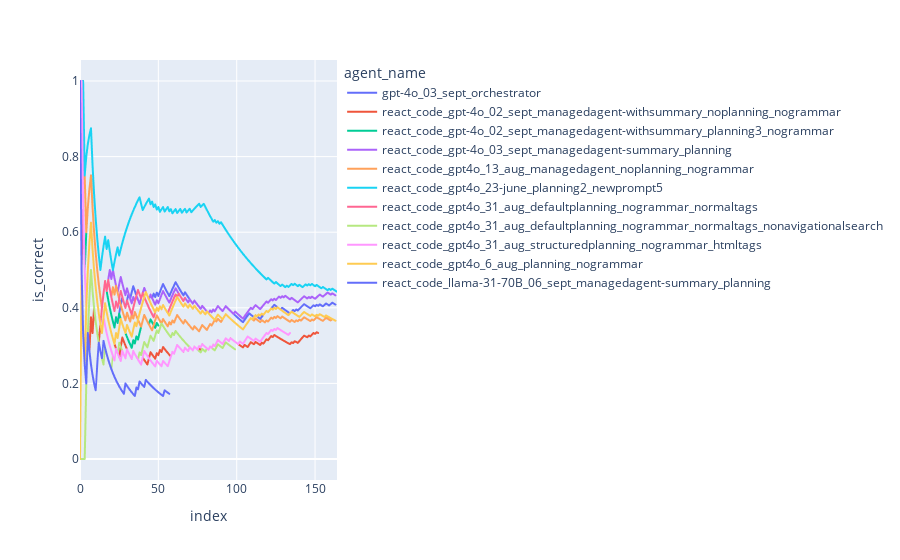

Here is the notebook cell this chart was saved with:
### Code cell
import plotly.express as px

cumulative_df = (
    (
        sel_df.groupby("agent_name")[["is_correct", "is_near_correct"]]
        .expanding(min_periods=1, axis=0, method="single")
        .agg({"is_correct": "mean", "is_near_correct": "count"})
        .reset_index()
    )
    .copy()
    .rename(columns={"is_near_correct": "index"})
)
cumulative_df["index"] = cumulative_df["index"].astype(int) - 1


def find_question(row):
    try:
        res = sel_df.loc[sel_df["agent_name"] == row["agent_name"], "question"].iloc[
            row["index"]
        ][:50]
        return res
    except Exception as e:
        return ""


cumulative_df["question"] = cumulative_df.apply(find_question, axis=1)
# cumulative_df["question"] = [el[:50] for el in sel_df["question"].values]

# cumulative_df["is_correct"] = cumulative_df["is_correct"] * (165 - 68) / 165

px.line(
    cumulative_df,
    color="agent_name",
    x="index",
    y="is_correct",
    hover_data="question",
)

### Figure 1 — Plotly figure (JSON) as saved in the notebook; plotly's stock layout.template omitted (floating-point values rounded to 4 significant figures; data arrays with more than 128 entries replaced by an {"elided": "..."} marker saying what was removed)
{"data": [{"customdata": {"elided": "164x1 str values"}, "hovertemplate": "agent_name=gpt-4o_03_sept_orchestrator<br>index=%{x}<br>is_correct=%{y}<br>question=%{customdata[0]}<extra></extra>", "legendgroup": "gpt-4o_03_sept_orchestrator", "line": {"color": "#636efa", "dash": "solid"}, "marker": {"symbol": "circle"}, "mode": "lines", "name": "gpt-4o_03_sept_orchestrator", "showlegend": true, "type": "scattergl", "x": {"elided": "164 int values"}, "xaxis": "x", "y": {"elided": "164 float values"}, "yaxis": "y"}, {"customdata": {"elided": "153x1 str values"}, "hovertemplate": "agent_name=react_code_gpt-4o_02_sept_managedagent-withsummary_noplanning_nogrammar<br>index=%{x}<br>is_correct=%{y}<br>question=%{customdata[0]}<extra></extra>", "legendgroup": "react_code_gpt-4o_02_sept_managedagent-withsummary_noplanning_nogrammar", "line": {"color": "#EF553B", "dash": "solid"}, "marker": {"symbol": "circle"}, "mode": "lines", "name": "react_code_gpt-4o_02_sept_managedagent-withsummary_noplanning_nogrammar", "showlegend": true, "type": "scattergl", "x": {"elided": "153 int values"}, "xaxis": "x", "y": {"elided": "153 float values"}, "yaxis": "y"}, {"customdata": [["A paper about AI regulation that was originally su"], ["I’m researching species that became invasive after"], ["If we assume all articles published by Nature in 2"], ["In Unlambda, what exact charcter or text needs to "], ["If Eliud Kipchoge could maintain his record-making"], ["The attached spreadsheet shows the inventory for a"], ["How many studio albums were published by Mercedes "], ["The object in the British Museum's collection with"], ["According to github, when was Regression added to "], ["Here's a fun riddle that I think you'll enjoy.\n\nYo"], ["In July 2, 1959 United States standards for grades"], ["Using the Biopython library in Python, parse the P"], ["What are the EC numbers of the two most commonly u"], ["In April of 1977, who was the Prime Minister of th"], ["What's the last line of the rhyme under the flavor"], ["Use density measures from the chemistry materials "], ["What was the volume in m^3 of the fish bag that wa"], ["What is the average number of pre-2020 works on th"], ["In the video https://www.youtube.com/watch?v=L1vXC"], ["Of the authors (First M. Last) that worked on the "], ["When you take the average of the standard populati"], ["Assuming scientists in the famous youtube video Th"], ["In Series 9, Episode 11 of Doctor Who, the Doctor "], ["In terms of geographical distance between capital "], ["In the NCATS PubChem compound database for Food Ad"], ["I need to fact-check a citation. This is the citat"], ["Which contributor to the version of OpenCV where s"], ["What integer-rounded percentage of the total lengt"], ["An office held a Secret Santa gift exchange where "], ["What is the maximum length in meters of #9 in the "], ["What two-word type of model did Manash Pratim Kash"], ["What animals that were mentioned in both Ilias Lag"], ["How many High Energy Physics - Lattice articles li"], ["The photograph in the Whitney Museum of American A"], [".rewsna eht sa \"tfel\" drow eht fo etisoppo eht eti"], ["What is the minimum number of page links a person "], ["Each cell in the attached spreadsheet represents a"], ["Which of the text elements under CATEGORIES in the"], ["I went to Virtue restaurant & bar in Chicago for m"], ["¬(A ∧ B) ↔ (¬A ∨ ¬B)\n¬(A ∨ B) ↔ (¬A ∧ ¬B)\n(A → B) "], ["My family reunion is this week, and I was assigned"], ["In Emily Midkiff's June 2014 article in a journal "], ["It is 1999. Before you party like it is 1999, plea"], ["Under DDC 633 on Bielefeld University Library's BA"], ["In the 2018 VSCode blog post on replit.com, what w"], ["Compute the check digit the Tropicos ID for the Or"], ["What time was the Tri-Rail train that carried the "], ["Could you help me out with this assignment? Our pr"], ["How many applicants for the job in the PDF are onl"], ["In Valentina Re’s contribution to the 2017 book “W"], ["In the fictional language of Tizin, basic sentence"]], "hovertemplate": "agent_name=react_code_gpt-4o_02_sept_managedagent-withsummary_planning3_nogrammar<br>index=%{x}<br>is_correct=%{y}<br>question=%{customdata[0]}<extra></extra>", "legendgroup": "react_code_gpt-4o_02_sept_managedagent-withsummary_planning3_nogrammar", "line": {"color": "#00cc96", "dash": "solid"}, "marker": {"symbol": "circle"}, "mode": "lines", "name": "react_code_gpt-4o_02_sept_managedagent-withsummary_planning3_nogrammar", "showlegend": true, "type": "scattergl", "x": [0, 1, 2, 3, 4, 5, 6, 7, 8, 9, 10, 11, 12, 13, 14, 15, 16, 17, 18, 19, 20, 21, 22, 23, 24, 25, 26, 27, 28, 29, 30, 31, 32, 33, 34, 35, 36, 37, 38, 39, 40, 41, 42, 43, 44, 45, 46, 47, 48, 49, 50], "xaxis": "x", "y": [1, 0.5, 0.6667, 0.5, 0.6, 0.6667, 0.7143, 0.75, 0.6667, 0.6, 0.5455, 0.5, 0.4615, 0.4286, 0.4, 0.4375, 0.4706, 0.4444, 0.4211, 0.4, 0.381, 0.3636, 0.3478, 0.375, 0.36, 0.3846, 0.3704, 0.3571, 0.3448, 0.3333, 0.3226, 0.3125, 0.303, 0.2941, 0.3143, 0.3056, 0.3243, 0.3158, 0.3333, 0.35, 0.3659, 0.381, 0.3721, 0.3636, 0.3556, 0.3696, 0.3617, 0.3542, 0.3469, 0.36, 0.3529], "yaxis": "y"}, {"customdata": {"elided": "164x1 str values"}, "hovertemplate": "agent_name=react_code_gpt-4o_03_sept_managedagent-summary_planning<br>index=%{x}<br>is_correct=%{y}<br>question=%{customdata[0]}<extra></extra>", "legendgroup": "react_code_gpt-4o_03_sept_managedagent-summary_planning", "line": {"color": "#ab63fa", "dash": "solid"}, "marker": {"symbol": "circle"}, "mode": "lines", "name": "react_code_gpt-4o_03_sept_managedagent-summary_planning", "showlegend": true, "type": "scattergl", "x": {"elided": "164 int values"}, "xaxis": "x", "y": {"elided": "164 float values"}, "yaxis": "y"}, {"customdata": {"elided": "164x1 str values"}, "hovertemplate": "agent_name=react_code_gpt4o_13_aug_managedagent_noplanning_nogrammar<br>index=%{x}<br>is_correct=%{y}<br>question=%{customdata[0]}<extra></extra>", "legendgroup": "react_code_gpt4o_13_aug_managedagent_noplanning_nogrammar", "line": {"color": "#FFA15A", "dash": "solid"}, "marker": {"symbol": "circle"}, "mode": "lines", "name": "react_code_gpt4o_13_aug_managedagent_noplanning_nogrammar", "showlegend": true, "type": "scattergl", "x": {"elided": "164 int values"}, "xaxis": "x", "y": {"elided": "164 float values"}, "yaxis": "y"}, {"customdata": {"elided": "165x1 str values"}, "hovertemplate": "agent_name=react_code_gpt4o_23-june_planning2_newprompt5<br>index=%{x}<br>is_correct=%{y}<br>question=%{customdata[0]}<extra></extra>", "legendgroup": "react_code_gpt4o_23-june_planning2_newprompt5", "line": {"color": "#19d3f3", "dash": "solid"}, "marker": {"symbol": "circle"}, "mode": "lines", "name": "react_code_gpt4o_23-june_planning2_newprompt5", "showlegend": true, "type": "scattergl", "x": {"elided": "165 int values"}, "xaxis": "x", "y": {"elided": "165 float values"}, "yaxis": "y"}, {"customdata": [["A paper about AI regulation that was originally su"], ["I’m researching species that became invasive after"], ["If we assume all articles published by Nature in 2"], ["In Unlambda, what exact charcter or text needs to "], ["If Eliud Kipchoge could maintain his record-making"], ["The attached spreadsheet shows the inventory for a"], ["How many studio albums were published by Mercedes "], ["The object in the British Museum's collection with"], ["According to github, when was Regression added to "], ["Here's a fun riddle that I think you'll enjoy.\n\nYo"], ["In July 2, 1959 United States standards for grades"], ["Using the Biopython library in Python, parse the P"], ["What are the EC numbers of the two most commonly u"], ["In April of 1977, who was the Prime Minister of th"], ["What's the last line of the rhyme under the flavor"], ["Use density measures from the chemistry materials "], ["What was the volume in m^3 of the fish bag that wa"], ["What is the average number of pre-2020 works on th"], ["In the video https://www.youtube.com/watch?v=L1vXC"], ["Of the authors (First M. Last) that worked on the "], ["When you take the average of the standard populati"], ["Assuming scientists in the famous youtube video Th"], ["In Series 9, Episode 11 of Doctor Who, the Doctor "], ["In terms of geographical distance between capital "], ["In the NCATS PubChem compound database for Food Ad"], ["I need to fact-check a citation. This is the citat"], ["Which contributor to the version of OpenCV where s"], ["What integer-rounded percentage of the total lengt"], ["An office held a Secret Santa gift exchange where "], ["What is the maximum length in meters of #9 in the "], ["What two-word type of model did Manash Pratim Kash"], ["What animals that were mentioned in both Ilias Lag"], ["How many High Energy Physics - Lattice articles li"], ["The photograph in the Whitney Museum of American A"], [".rewsna eht sa \"tfel\" drow eht fo etisoppo eht eti"], ["What is the minimum number of page links a person "], ["Each cell in the attached spreadsheet represents a"], ["Which of the text elements under CATEGORIES in the"], ["I went to Virtue restaurant & bar in Chicago for m"], ["¬(A ∧ B) ↔ (¬A ∨ ¬B)\n¬(A ∨ B) ↔ (¬A ∧ ¬B)\n(A → B) "], ["My family reunion is this week, and I was assigned"], ["In Emily Midkiff's June 2014 article in a journal "], ["It is 1999. Before you party like it is 1999, plea"], ["Under DDC 633 on Bielefeld University Library's BA"], ["In the 2018 VSCode blog post on replit.com, what w"], ["Compute the check digit the Tropicos ID for the Or"], ["What time was the Tri-Rail train that carried the "], ["Could you help me out with this assignment? Our pr"], ["How many applicants for the job in the PDF are onl"], ["In Valentina Re’s contribution to the 2017 book “W"], ["In the fictional language of Tizin, basic sentence"], ["The Metropolitan Museum of Art has a portrait in i"], ["In Nature journal's Scientific Reports conference "], ["The attached file contains a list of vendors in th"], ["According to Google Finance, when was the first ye"], ["Review the chess position provided in the image. I"], ["According to Box Office Mojo's 2020 Worldwide Box "], ["In the year 2022, and before December, what does \""], ["Who nominated the only Featured Article on English"], ["What writer is quoted by Merriam-Webster for the W"], ["How many pages if the 2023 IPCC report (85 pages v"], ["Given this table defining * on the set S = {a, b, "], ["The following numbers function similarly to ISBN 1"], ["How many images are there in the latest 2022 Lego "], ["The attached file shows a list of books in the col"], ["I was trying to remember how well the Cheater Beat"], ["As a comma separated list with no whitespace, usin"], ["On a leap day before the year 2008, a joke was rem"]], "hovertemplate": "agent_name=react_code_gpt4o_31_aug_defaultplanning_nogrammar_normaltags<br>index=%{x}<br>is_correct=%{y}<br>question=%{customdata[0]}<extra></extra>", "legendgroup": "react_code_gpt4o_31_aug_defaultplanning_nogrammar_normaltags", "line": {"color": "#FF6692", "dash": "solid"}, "marker": {"symbol": "circle"}, "mode": "lines", "name": "react_code_gpt4o_31_aug_defaultplanning_nogrammar_normaltags", "showlegend": true, "type": "scattergl", "x": [0, 1, 2, 3, 4, 5, 6, 7, 8, 9, 10, 11, 12, 13, 14, 15, 16, 17, 18, 19, 20, 21, 22, 23, 24, 25, 26, 27, 28, 29, 30, 31, 32, 33, 34, 35, 36, 37, 38, 39, 40, 41, 42, 43, 44, 45, 46, 47, 48, 49, 50, 51, 52, 53, 54, 55, 56, 57, 58, 59, 60, 61, 62, 63, 64, 65, 66, 67], "xaxis": "x", "y": [0, 0.5, 0.6667, 0.5, 0.4, 0.5, 0.5714, 0.625, 0.5556, 0.5, 0.4545, 0.4167, 0.3846, 0.3571, 0.4, 0.4375, 0.4706, 0.4444, 0.4737, 0.45, 0.4286, 0.4091, 0.3913, 0.4167, 0.4, 0.4231, 0.4444, 0.4286, 0.4138, 0.4, 0.4194, 0.4062, 0.3939, 0.3824, 0.4, 0.4167, 0.4324, 0.4474, 0.4359, 0.425, 0.439, 0.4286, 0.4186, 0.4091, 0.4, 0.3913, 0.383, 0.375, 0.3878, 0.4, 0.3922, 0.4038, 0.3962, 0.4074, 0.4, 0.3929, 0.386, 0.3966, 0.4068, 0.4167, 0.4262, 0.4355, 0.4286, 0.4375, 0.4308, 0.4242, 0.4179, 0.4265], "yaxis": "y"}, {"customdata": [["A paper about AI regulation that was originally su"], ["I’m researching species that became invasive after"], ["If we assume all articles published by Nature in 2"], ["In Unlambda, what exact charcter or text needs to "], ["If Eliud Kipchoge could maintain his record-making"], ["The attached spreadsheet shows the inventory for a"], ["How many studio albums were published by Mercedes "], ["The object in the British Museum's collection with"], ["According to github, when was Regression added to "], ["Here's a fun riddle that I think you'll enjoy.\n\nYo"], ["In July 2, 1959 United States standards for grades"], ["Using the Biopython library in Python, parse the P"], ["What are the EC numbers of the two most commonly u"], ["In April of 1977, who was the Prime Minister of th"], ["What's the last line of the rhyme under the flavor"], ["Use density measures from the chemistry materials "], ["What was the volume in m^3 of the fish bag that wa"], ["What is the average number of pre-2020 works on th"], ["In the video https://www.youtube.com/watch?v=L1vXC"], ["Of the authors (First M. Last) that worked on the "], ["When you take the average of the standard populati"], ["Assuming scientists in the famous youtube video Th"], ["In Series 9, Episode 11 of Doctor Who, the Doctor "], ["In terms of geographical distance between capital "], ["In the NCATS PubChem compound database for Food Ad"], ["I need to fact-check a citation. This is the citat"], ["Which contributor to the version of OpenCV where s"], ["What integer-rounded percentage of the total lengt"], ["An office held a Secret Santa gift exchange where "], ["What is the maximum length in meters of #9 in the "], ["What two-word type of model did Manash Pratim Kash"], ["What animals that were mentioned in both Ilias Lag"], ["How many High Energy Physics - Lattice articles li"], ["The photograph in the Whitney Museum of American A"], [".rewsna eht sa \"tfel\" drow eht fo etisoppo eht eti"], ["What is the minimum number of page links a person "], ["Each cell in the attached spreadsheet represents a"], ["Which of the text elements under CATEGORIES in the"], ["I went to Virtue restaurant & bar in Chicago for m"], ["¬(A ∧ B) ↔ (¬A ∨ ¬B)\n¬(A ∨ B) ↔ (¬A ∧ ¬B)\n(A → B) "], ["My family reunion is this week, and I was assigned"], ["In Emily Midkiff's June 2014 article in a journal "], ["It is 1999. Before you party like it is 1999, plea"], ["Under DDC 633 on Bielefeld University Library's BA"], ["In the 2018 VSCode blog post on replit.com, what w"], ["Compute the check digit the Tropicos ID for the Or"], ["What time was the Tri-Rail train that carried the "], ["Could you help me out with this assignment? Our pr"], ["How many applicants for the job in the PDF are onl"], ["In Valentina Re’s contribution to the 2017 book “W"], ["In the fictional language of Tizin, basic sentence"], ["The Metropolitan Museum of Art has a portrait in i"], ["In Nature journal's Scientific Reports conference "], ["The attached file contains a list of vendors in th"], ["According to Google Finance, when was the first ye"], ["Review the chess position provided in the image. I"], ["According to Box Office Mojo's 2020 Worldwide Box "], ["In the year 2022, and before December, what does \""], ["Who nominated the only Featured Article on English"], ["What writer is quoted by Merriam-Webster for the W"], ["How many pages if the 2023 IPCC report (85 pages v"], ["Given this table defining * on the set S = {a, b, "], ["The following numbers function similarly to ISBN 1"], ["How many images are there in the latest 2022 Lego "], ["The attached file shows a list of books in the col"], ["I was trying to remember how well the Cheater Beat"], ["As a comma separated list with no whitespace, usin"], ["On a leap day before the year 2008, a joke was rem"], ["What is the volume in milliliters of a system comp"], ["The Latin root of the Yola word \"gimlie\" shares a "], ["Find the value of x to the nearest tenth: Lx = (d/"], ["In the endnote found in the second-to-last paragra"], ["Using bass clef notes, what is the age of someone "], ["On July 15, 2008, Phys.org published an article ab"], ["The attached file lists accommodations in the reso"], ["In the NIH translation of the original 1913 Michae"], ["How many edits were made to the Wikipedia page on "], ["You are a telecommunications engineer who wants to"], ["If there is anything that doesn't make sense in th"], ["I was referencing each of the tables in the file f"], ["How many nonindigenous crocodiles were found in Fl"], ["The work referenced in footnote 397 of Federico La"], ["As of the 2020 census, what was the population dif"], ["How many slides in this PowerPoint presentation me"], ["What percentage of the total penguin population ac"], ["Given $x_0 = -5$ and $f(x) = x^3 + 4x^2 - 3x + 8$,"], ["You are Van Helsing, a renowned vampire hunter. A "], ["Examine the video at https://www.youtube.com/watch"], ["The attached file shows the locomotives in the col"], ["This is a secret message my friend gave me. It say"], ["What is the area of the green polygon in the attac"], ["According to wikipedia, how many Asian countries s"], ["The attached spreadsheet contains the sales of men"], ["Who composed the song that was performed by a roos"], ["You are given this Excel file as a map. You start "], ["I thought we could try a fun word puzzle together "], ["What is the surname of the equine veterinarian men"], ["According to the World Bank, which countries had g"], ["I’m thinking about selling my home, so I want to l"], ["I'm making a grocery list for my mom, but she's a "]], "hovertemplate": "agent_name=react_code_gpt4o_31_aug_defaultplanning_nogrammar_normaltags_nonavigationalsearch<br>index=%{x}<br>is_correct=%{y}<br>question=%{customdata[0]}<extra></extra>", "legendgroup": "react_code_gpt4o_31_aug_defaultplanning_nogrammar_normaltags_nonavigationalsearch", "line": {"color": "#B6E880", "dash": "solid"}, "marker": {"symbol": "circle"}, "mode": "lines", "name": "react_code_gpt4o_31_aug_defaultplanning_nogrammar_normaltags_nonavigationalsearch", "showlegend": true, "type": "scattergl", "x": [0, 1, 2, 3, 4, 5, 6, 7, 8, 9, 10, 11, 12, 13, 14, 15, 16, 17, 18, 19, 20, 21, 22, 23, 24, 25, 26, 27, 28, 29, 30, 31, 32, 33, 34, 35, 36, 37, 38, 39, 40, 41, 42, 43, 44, 45, 46, 47, 48, 49, 50, 51, 52, 53, 54, 55, 56, 57, 58, 59, 60, 61, 62, 63, 64, 65, 66, 67, 68, 69, 70, 71, 72, 73, 74, 75, 76, 77, 78, 79, 80, 81, 82, 83, 84, 85, 86, 87, 88, 89, 90, 91, 92, 93, 94, 95, 96, 97, 98, 99], "xaxis": "x", "y": [0, 0, 0, 0, 0.2, 0.3333, 0.4286, 0.5, 0.4444, 0.4, 0.3636, 0.3333, 0.3077, 0.2857, 0.2667, 0.25, 0.2941, 0.2778, 0.2632, 0.25, 0.2381, 0.2727, 0.2609, 0.2917, 0.28, 0.3077, 0.2963, 0.2857, 0.2759, 0.2667, 0.2903, 0.2812, 0.2727, 0.2647, 0.2857, 0.2778, 0.2703, 0.2632, 0.2821, 0.275, 0.2927, 0.3095, 0.3023, 0.2955, 0.3111, 0.3261, 0.3191, 0.3125, 0.3265, 0.34, 0.3333, 0.3462, 0.3585, 0.3519, 0.3455, 0.3393, 0.3333, 0.3276, 0.322, 0.3333, 0.3279, 0.3387, 0.3333, 0.3281, 0.3231, 0.3182, 0.3134, 0.3088, 0.3043, 0.3, 0.2958, 0.2917, 0.2877, 0.2973, 0.2933, 0.2895, 0.2857, 0.2821, 0.2911, 0.2875, 0.284, 0.2927, 0.2892, 0.2976, 0.2941, 0.2907, 0.2874, 0.2955, 0.3034, 0.3, 0.2967, 0.2935, 0.3011, 0.3085, 0.3053, 0.3021, 0.299, 0.2959, 0.2929, 0.29], "yaxis": "y"}, {"customdata": {"elided": "135x1 str values"}, "hovertemplate": "agent_name=react_code_gpt4o_31_aug_structuredplanning_nogrammar_htmltags<br>index=%{x}<br>is_correct=%{y}<br>question=%{customdata[0]}<extra></extra>", "legendgroup": "react_code_gpt4o_31_aug_structuredplanning_nogrammar_htmltags", "line": {"color": "#FF97FF", "dash": "solid"}, "marker": {"symbol": "circle"}, "mode": "lines", "name": "react_code_gpt4o_31_aug_structuredplanning_nogrammar_htmltags", "showlegend": true, "type": "scattergl", "x": {"elided": "135 int values"}, "xaxis": "x", "y": {"elided": "135 float values"}, "yaxis": "y"}, {"customdata": {"elided": "164x1 str values"}, "hovertemplate": "agent_name=react_code_gpt4o_6_aug_planning_nogrammar<br>index=%{x}<br>is_correct=%{y}<br>question=%{customdata[0]}<extra></extra>", "legendgroup": "react_code_gpt4o_6_aug_planning_nogrammar", "line": {"color": "#FECB52", "dash": "solid"}, "marker": {"symbol": "circle"}, "mode": "lines", "name": "react_code_gpt4o_6_aug_planning_nogrammar", "showlegend": true, "type": "scattergl", "x": {"elided": "164 int values"}, "xaxis": "x", "y": {"elided": "164 float values"}, "yaxis": "y"}, {"customdata": [["A paper about AI regulation that was originally su"], ["I’m researching species that became invasive after"], ["If we assume all articles published by Nature in 2"], ["In Unlambda, what exact charcter or text needs to "], ["If Eliud Kipchoge could maintain his record-making"], ["The attached spreadsheet shows the inventory for a"], ["How many studio albums were published by Mercedes "], ["According to github, when was Regression added to "], ["Here's a fun riddle that I think you'll enjoy.\n\nYo"], ["In July 2, 1959 United States standards for grades"], ["What are the EC numbers of the two most commonly u"], ["Use density measures from the chemistry materials "], ["What was the volume in m^3 of the fish bag that wa"], ["When you take the average of the standard populati"], ["In Series 9, Episode 11 of Doctor Who, the Doctor "], ["In terms of geographical distance between capital "], ["In the NCATS PubChem compound database for Food Ad"], ["I need to fact-check a citation. This is the citat"], ["Which contributor to the version of OpenCV where s"], ["What integer-rounded percentage of the total lengt"], ["An office held a Secret Santa gift exchange where "], ["What is the maximum length in meters of #9 in the "], ["What two-word type of model did Manash Pratim Kash"], ["What animals that were mentioned in both Ilias Lag"], ["How many High Energy Physics - Lattice articles li"], ["The photograph in the Whitney Museum of American A"], [".rewsna eht sa \"tfel\" drow eht fo etisoppo eht eti"], ["What is the minimum number of page links a person "], ["Each cell in the attached spreadsheet represents a"], ["Which of the text elements under CATEGORIES in the"], ["I went to Virtue restaurant & bar in Chicago for m"], ["¬(A ∧ B) ↔ (¬A ∨ ¬B)\n¬(A ∨ B) ↔ (¬A ∧ ¬B)\n(A → B) "], ["My family reunion is this week, and I was assigned"], ["Under DDC 633 on Bielefeld University Library's BA"], ["Could you help me out with this assignment? Our pr"], ["How many applicants for the job in the PDF are onl"], ["In Valentina Re’s contribution to the 2017 book “W"], ["In the fictional language of Tizin, basic sentence"], ["The Metropolitan Museum of Art has a portrait in i"], ["In Nature journal's Scientific Reports conference "], ["The attached file contains a list of vendors in th"], ["Review the chess position provided in the image. I"], ["According to Box Office Mojo's 2020 Worldwide Box "], ["The object in the British Museum's collection with"], ["Using the Biopython library in Python, parse the P"], ["In April of 1977, who was the Prime Minister of th"], ["What's the last line of the rhyme under the flavor"], ["What is the average number of pre-2020 works on th"], ["In the video https://www.youtube.com/watch?v=L1vXC"], ["Of the authors (First M. Last) that worked on the "], ["Assuming scientists in the famous youtube video Th"], ["In Emily Midkiff's June 2014 article in a journal "], ["It is 1999. Before you party like it is 1999, plea"], ["In the 2018 VSCode blog post on replit.com, what w"], ["Compute the check digit the Tropicos ID for the Or"], ["What time was the Tri-Rail train that carried the "], ["According to Google Finance, when was the first ye"], ["In the year 2022, and before December, what does \""]], "hovertemplate": "agent_name=react_code_llama-31-70B_06_sept_managedagent-summary_planning<br>index=%{x}<br>is_correct=%{y}<br>question=%{customdata[0]}<extra></extra>", "legendgroup": "react_code_llama-31-70B_06_sept_managedagent-summary_planning", "line": {"color": "#636efa", "dash": "solid"}, "marker": {"symbol": "circle"}, "mode": "lines", "name": "react_code_llama-31-70B_06_sept_managedagent-summary_planning", "showlegend": true, "type": "scattergl", "x": [0, 1, 2, 3, 4, 5, 6, 7, 8, 9, 10, 11, 12, 13, 14, 15, 16, 17, 18, 19, 20, 21, 22, 23, 24, 25, 26, 27, 28, 29, 30, 31, 32, 33, 34, 35, 36, 37, 38, 39, 40, 41, 42, 43, 44, 45, 46, 47, 48, 49, 50, 51, 52, 53, 54, 55, 56, 57], "xaxis": "x", "y": [1, 0.5, 0.3333, 0.25, 0.2, 0.3333, 0.2857, 0.25, 0.2222, 0.2, 0.1818, 0.25, 0.3077, 0.2857, 0.2667, 0.3125, 0.2941, 0.2778, 0.2632, 0.25, 0.2381, 0.2273, 0.2174, 0.2083, 0.2, 0.1923, 0.1852, 0.1786, 0.1724, 0.2, 0.1935, 0.1875, 0.1818, 0.1765, 0.1714, 0.1667, 0.1892, 0.1842, 0.2051, 0.2, 0.1951, 0.1905, 0.2093, 0.2045, 0.2, 0.1957, 0.1915, 0.1875, 0.1837, 0.18, 0.1765, 0.1731, 0.1698, 0.1667, 0.1818, 0.1786, 0.1754, 0.1724], "yaxis": "y"}], "layout": {"legend": {"title": {"text": "agent_name"}, "tracegroupgap": 0}, "margin": {"t": 60}, "xaxis": {"anchor": "y", "domain": [0, 1], "title": {"text": "index"}}, "yaxis": {"anchor": "x", "domain": [0, 1], "title": {"text": "is_correct"}}}}
